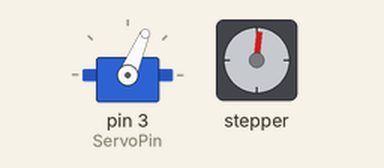
This sketch was run on a simulated Arduino Mega 2560, built with avr-gcc and run on an emulated ATmega2560. Shown: servo, stepper motor. Stepper angles assume 4096 steps per turn.

Above: at 0.72 s.
At 1.5 s:
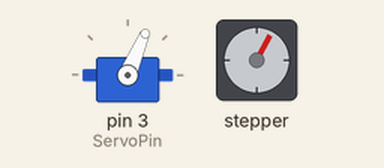
At 3.43 s:
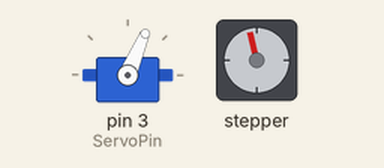
At 4.4 s:
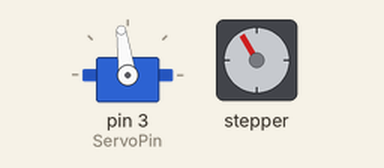
Timing chart, 0 to 5.9 s (numbered marks = the images above):
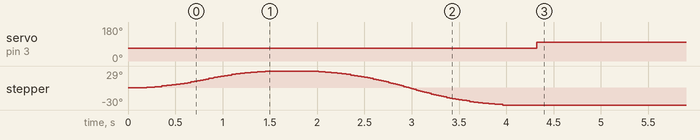

The sketch:

sketch_FilamentCutterModExperiment.ino
```cpp
/****************************************************************

This is the ATMega 2560 demo sketch for the SMuFF filament cutter
mod. the final sketch will be a modification of this. This sketch
is only used for testing your SMuFF filament cutter mod.

*****************************************************************/

// include the relevant header files
#include <Servo.h>
#include <AccelStepper.h>

// pin definitions:
#define motorPin1  8      // IN1 on the ULN2003 driver
#define motorPin2  9      // IN2 on the ULN2003 driver
#define motorPin3  10     // IN3 on the ULN2003 driver
#define motorPin4  11     // IN4 on the ULN2003 driver
#define ServoPin  3       // PWM input of the cutter servo
#define rest_position  98 // rest position of the cutter servo. might vary according to your setup
#define cut_position  67  // cutting position of the cutter servo. might vary according to your setup

// Define the AccelStepper interface type; 4 wire motor in half step mode:
#define MotorInterfaceType 8

// create servo object to control the cutter servo
Servo cutterservo;

// Initialize with pin sequence IN1-IN3-IN2-IN4 for using the AccelStepper library with 28BYJ-48 stepper motor:
AccelStepper ejectorstepper = AccelStepper(MotorInterfaceType, motorPin1, motorPin3, motorPin2, motorPin4);
int ejectorabsolute_pos = 0;

int status = 1;
int substatus = 2;

  /*
  The logic is that the Mega2560 will have a state machine algorithm
  that has the following statuses.

  status Meanings
  0 - Printer
  1 - Board
  substatus meanings:
  2 - cutter
  3 - ejector
  */

void setup() {
  // put your setup code here, to run once:

    cutterservo.attach(ServoPin);  // attaches the servo on pin 3 to the servo object, as defined by the prior definitions

    // some stepper motor settings
    // Set the speed limit in terms of maximum steps per second:
    ejectorstepper.setMaxSpeed(1500);
    // Set the maximum acceleration in steps per second^2:
    ejectorstepper.setAcceleration(500);


}

void loop() {
  // put your main code here, to run repeatedly:

  switch (status){
    case 0: // if status = printer
          // cutter should be in rest position
          cutterservo.write(rest_position);
          // on this demo, status 0 will end the demo, to restart the sketch, press the mega2560's reset button
    break;

    case 1: // if status = board
          switch (substatus){
              case 2: // if substatus = cutter

                    // cutter should be in cutting position
                    cutterservo.write(cut_position);
                    substatus = 3; // change status to ejector

              break;

              case 3: // if substatus = ejector

                      // open and close ejector
                      // Set target position:
                      ejectorstepper.moveTo(TranslatePos(ejectorabsolute_pos,341));
                      ejectorabsolute_pos += TranslatePos(ejectorabsolute_pos,341);
                      // Run to position 341 with set speed and acceleration:
                      ejectorstepper.runToPosition();
                      delay(200);

                      ejectorstepper.moveTo(TranslatePos(ejectorabsolute_pos,0));
                      ejectorabsolute_pos += TranslatePos(ejectorabsolute_pos,0);
                      // Run to position 0 with set speed and acceleration:
                      ejectorstepper.runToPosition();
                      delay(200);

                      status = 0; // change the status to Printer
              break;
    }
    break;
  }

}

int TranslatePos(int src_pos, int dest_pos){
     return (dest_pos-src_pos);

}
```

Measured:
- by itself, servo on pin 3 (ServoPin): 67° → 98° at 4.3 s
- by itself, stepper: turns 29° clockwise in 1.3 s, then 59° counter-clockwise in 1.9 s
